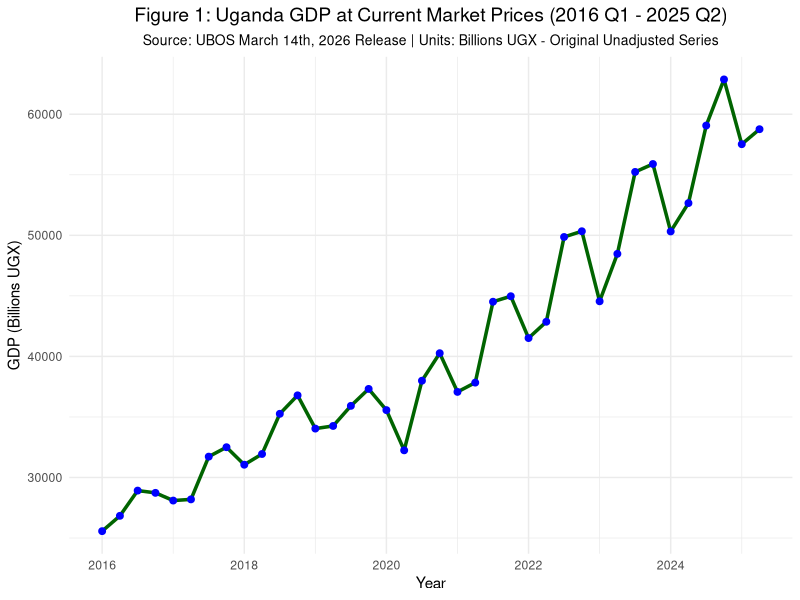
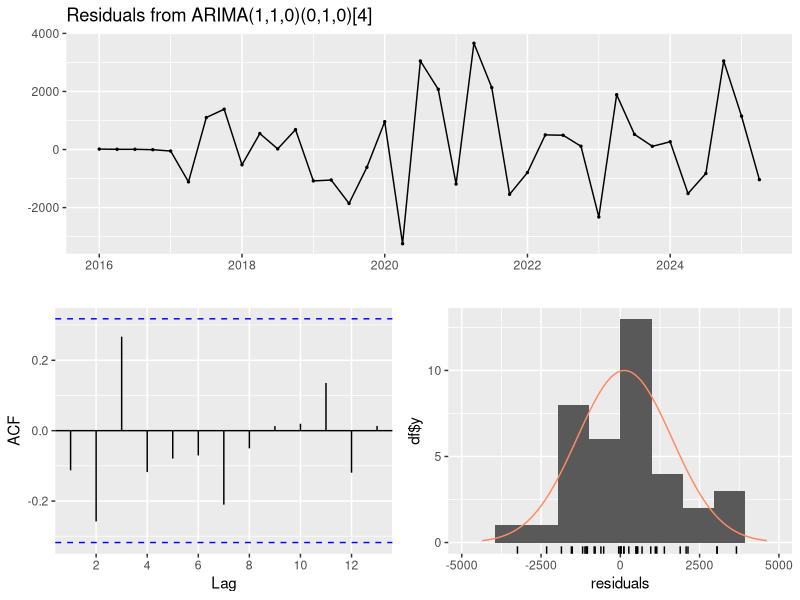
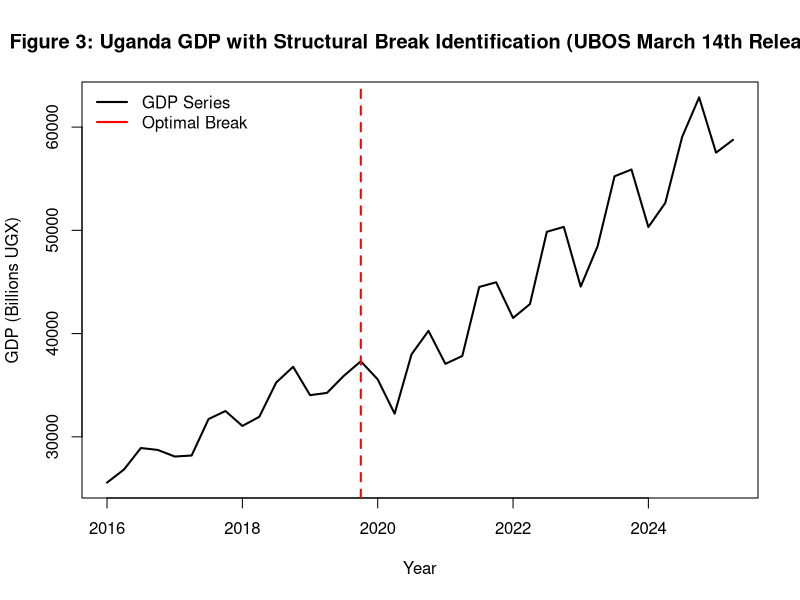
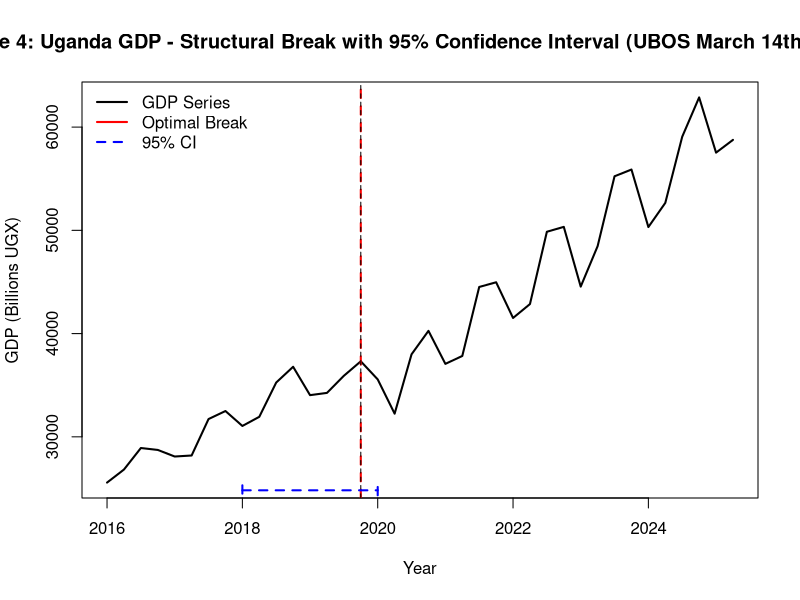
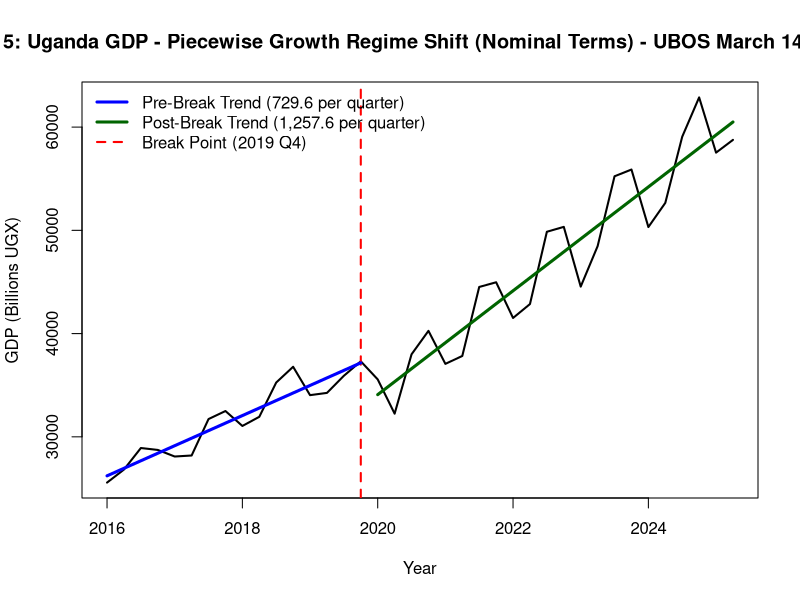
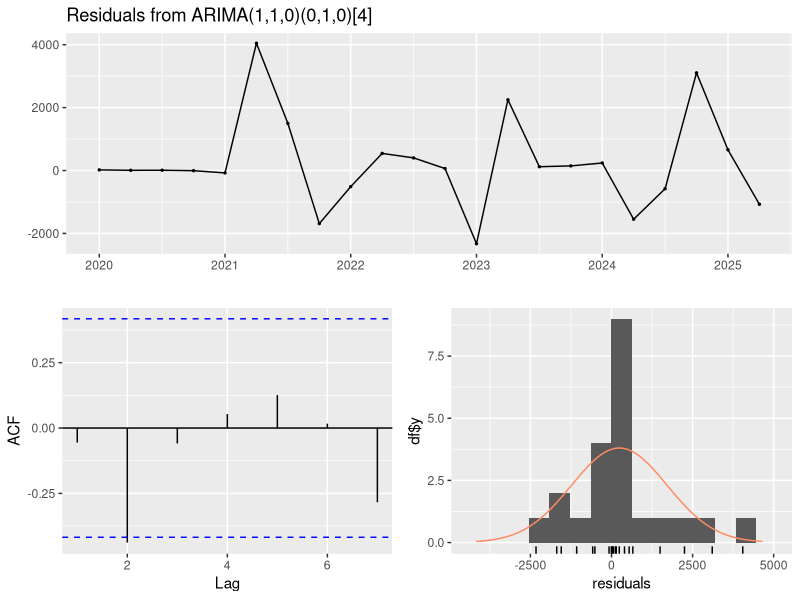
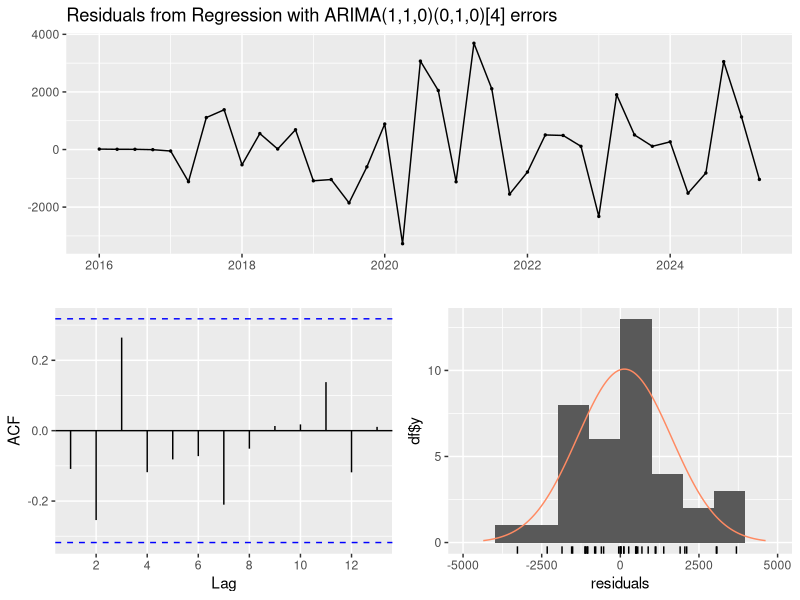
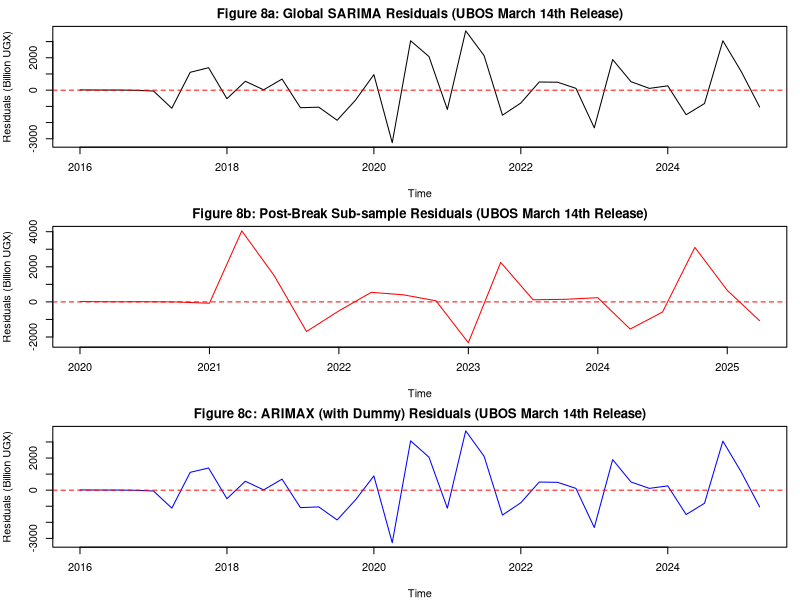

These figures' R source, in order:
## ---- chunk 1
knitr::opts_chunk$set(echo = TRUE, warning = FALSE, message = FALSE, fig.align = "center", fig.width = 10, fig.height = 6)
## ---- chunk 2
# Load necessary libraries
if (!require("tseries")) install.packages("tseries")
if (!require("ggplot2")) install.packages("ggplot2")
if (!require("forecast")) install.packages("forecast")
if (!require("lmtest")) install.packages("lmtest") 
if (!require("strucchange")) install.packages("strucchange")
if (!require("knitr")) install.packages("knitr")
if (!require("kableExtra")) install.packages("kableExtra")
if (!require("gridExtra")) install.packages("gridExtra")

library(tseries)
library(ggplot2)
library(forecast)
library(lmtest)
library(strucchange)
library(knitr)
library(kableExtra)
library(gridExtra)

# Load and Prepare the Dataset
data <- read.csv("GDP_2016_Q1_to_2025_Q2.csv")
data$Quarter_Num <- as.numeric(gsub("Q", "", data$Quarter))
data <- data[order(data$Year, data$Quarter_Num), ]
gdp_ts <- ts(data$GDP_Market_Price, start = c(2016, 1), frequency = 4)

cat("=== DATA LOADING SUMMARY ===\n")
cat(sprintf("Source: UBOS March 14th, 2026 Quarterly GDP Update\n"))
cat(sprintf("Total observations: %d quarters\n", nrow(data)))
cat(sprintf("Time period: %d Q1 to %d Q2\n", min(data$Year), max(data$Year)))
cat(sprintf("GDP range: %.1f to %.1f billion UGX\n", 
    min(data$GDP_Market_Price), max(data$GDP_Market_Price)))
cat(sprintf("Mean GDP: %.1f billion UGX\n", mean(data$GDP_Market_Price)))
cat(sprintf("Standard deviation: %.1f billion UGX\n", sd(data$GDP_Market_Price)))
## ---- chunk 3
cat("\n=== UBOS OFFICIAL GUIDANCE ON DATA USAGE ===\n")
cat("Source: UBOS March 14th, 2026 Release - Constant Prices Dataset 'Use of Data' worksheet\n\n")

ubos_guidance <- data.frame(
  Use_Case = c("Policy Formulations", 
               "To determine what actually happened",
               "Short-term and medium-term forecasting",
               "Macro-economic model building",
               "Business cycle analysis",
               "Long-term forecasting"),
  Recommended_Data = c("Original unadjusted series",
                       "Original unadjusted series",
                       "Original unadjusted series",
                       "Unadjusted, adjusted, or trend-cycle depending on purpose",
                       "Trend-cycle and irregular component",
                       "Trend-cycle component"),
  Your_Application = c("✓ Primary objective",
                       "✓ Structural break detection",
                       "✓ 8-quarter forecast",
                       "N/A (univariate)",
                       "Secondary",
                       "Not applicable")
)

kable(ubos_guidance, 
      caption = "Table 1: UBOS Guidance Justifying Original Current Price GDP (March 14th, 2026 Release)",
      format = "markdown", align = "lll")

cat("\n**Key UBOS Notes from the March 14th, 2026 Release:**\n")
cat("- **Note a:** Original estimates benchmarked to 2024/25 Annual GDP estimates (October release 2025) using Denton method\n")
cat("- **Note b:** No revisions in series because benchmarks and input data not revised over the period\n")
cat("- **Note f:** *'Original (Unadjusted) data are useful in their own right. They show the actual economic events that have occurred and therefore Seasonally adjusted data should not replace the unadjusted data.'*\n")
cat("- **Note h:** *'In terms of interpretation, original series consider year on year similar quarter changes due to seasonal effects while adjusted series consider quarter to quarter changes.'*\n")

cat("\n**Conclusion:** Your use of original current price GDP from the March 14th UBOS release follows the bureau's own recommendations for policy-oriented short-term forecasting.\n")
## ---- chunk 4
raw_data_table <- data.frame(
  Year = data$Year,
  Quarter = data$Quarter,
  GDP_Billions_UGX = round(data$GDP_Market_Price, 1)
)

kable(raw_data_table, 
      caption = "Table 2: Uganda GDP at Current Market Prices (Billions UGX, 2016 Q1 - 2025 Q2) - Source: UBOS March 14th, 2026 Release",
      format = "markdown",
      align = "ccc",
      col.names = c("Year", "Quarter", "GDP (Billions UGX)"))
## ---- chunk 5
cat("\n=== DESCRIPTIVE STATISTICS ===\n")
cat(sprintf("Data Source: UBOS March 14th, 2026 Quarterly GDP Update\n"))
cat("Units: Billions of Ugandan Shillings (UGX)\n")
cat("Price Basis: Current Market Prices (Nominal)\n")
cat("Data Type: Original (Unadjusted) per UBOS classification\n")
cat("Frequency: Quarterly\n\n")

stats_table <- data.frame(
  Statistic = c("Minimum GDP", "Maximum GDP", "Mean GDP", "Median GDP",
                "Standard Deviation", "Coefficient of Variation", 
                "Range", "Total Growth (Full Period)", 
                "Average Quarterly Growth (Nominal)"),
  Value = c(
    paste0(round(min(gdp_ts), 1), " billion UGX"),
    paste0(round(max(gdp_ts), 1), " billion UGX"),
    paste0(round(mean(gdp_ts), 1), " billion UGX"),
    paste0(round(median(gdp_ts), 1), " billion UGX"),
    paste0(round(sd(gdp_ts), 1), " billion UGX"),
    paste0(round(sd(gdp_ts)/mean(gdp_ts) * 100, 1), "%"),
    paste0(round(max(gdp_ts) - min(gdp_ts), 1), " billion UGX"),
    paste0(round((max(gdp_ts) - min(gdp_ts)) / min(gdp_ts) * 100, 1), "%"),
    paste0(round(mean(diff(gdp_ts)), 1), " billion UGX")
  )
)

kable(stats_table, caption = "Table 3: Descriptive Statistics - Uganda Nominal GDP (UBOS March 14th, 2026 Release)",
      format = "markdown", align = "lc")

# Time series plot with units clearly labeled
autoplot(gdp_ts) +
  geom_line(color = "darkgreen", size = 1.2) +
  geom_point(color = "blue", size = 2) +
  labs(title = "Figure 1: Uganda GDP at Current Market Prices (2016 Q1 - 2025 Q2)",
       subtitle = "Source: UBOS March 14th, 2026 Release | Units: Billions UGX - Original Unadjusted Series",
       x = "Year", 
       y = "GDP (Billions UGX)") +
  theme_minimal() +
  theme(plot.title = element_text(hjust = 0.5, size = 14),
        plot.subtitle = element_text(hjust = 0.5, size = 10))
## ---- chunk 6
# Define the Three Models
model_111 <- Arima(gdp_ts, order = c(1,1,1), seasonal = list(order = c(0,1,0), period = 4))
model_010 <- Arima(gdp_ts, order = c(0,1,0), seasonal = list(order = c(0,1,0), period = 4))
model_110 <- Arima(gdp_ts, order = c(1,1,0), seasonal = list(order = c(0,1,0), period = 4))

# Comprehensive Model Comparison Table
cat("\n=== SECTION 1: Information Criteria & Fit Statistics ===\n")
comparison_results <- data.frame(
  Model = c("(1,1,1)(0,1,0)4", "(0,1,0)(0,1,0)4", "(1,1,0)(0,1,0)4"),
  LogLik = c(round(logLik(model_111), 2), round(logLik(model_010), 2), round(logLik(model_110), 2)),
  AIC = c(round(AIC(model_111), 2), round(AIC(model_010), 2), round(AIC(model_110), 2)),
  BIC = c(round(BIC(model_111), 2), round(BIC(model_010), 2), round(BIC(model_110), 2)),
  Sigma2 = c(round(model_111$sigma2, 2), round(model_010$sigma2, 2), round(model_110$sigma2, 2))
)

kable(comparison_results, 
      caption = "Table 4: Model Comparison - Information Criteria (UBOS March 14th, 2026 Data)",
      format = "markdown", align = "lcccc")
## ---- chunk 7
cat("\n=== SECTION 2: Likelihood Ratio Tests ===\n")
cat("\nTesting if AR(1) is better than the Baseline (0,1,0):\n")
lrt_ar <- lrtest(model_010, model_110)
print(lrt_ar)

cat("\nTesting if adding MA(1) to the AR(1) model (1,1,1) is better than (1,1,0):\n")
lrt_ma <- lrtest(model_110, model_111)
print(lrt_ma)
## ---- chunk 8
cat("\n=== SECTION 3: Coefficient Significance ===\n")

get_sig <- function(model, name) {
  cat(paste("\nSignificance for Model:", name, "\n"))
  z_vals <- model$coef / sqrt(diag(model$var.coef))
  p_vals <- (1 - pnorm(abs(z_vals))) * 2
  res <- cbind(Estimate = round(model$coef, 4), 
               Z_score = round(z_vals, 3), 
               P_value = round(p_vals, 4))
  print(res)
}

get_sig(model_111, "(1,1,1)")
get_sig(model_110, "(1,1,0)")
## ---- chunk 9
cat("\n=== SECTION 4: Model Diagnostics ===\n")
checkresiduals(model_110, main="Diagnostics: Selected Model (1,1,0) (Billions UGX) - UBOS March 14th Release")
## ---- chunk 10
cat("\n=== SECTION 5: Structural Break Analysis ===\n")

time_index <- 1:length(gdp_ts)

# Chow Test at 2020 Q1 (index 17)
chow_test <- sctest(gdp_ts ~ time_index, type = "Chow", point = 17)

cat("\n**Chow Test for Structural Change at 2020 Q1:**\n")
print(chow_test)

# Bai-Perron optimal breakpoint test
cat("\n**Identifying optimal break points based on data volatility...**\n")
bp_gdp <- breakpoints(gdp_ts ~ time_index)
summary(bp_gdp)

# Visualize the break
plot(gdp_ts, main="Figure 3: Uganda GDP with Structural Break Identification (UBOS March 14th Release)", 
     lwd=2, ylab="GDP (Billions UGX)", xlab="Year")
lines(bp_gdp, col="red", lwd=2)
legend("topleft", legend=c("GDP Series", "Optimal Break"), 
       col=c("black", "red"), lwd=c(2,2), bty="n")
## ---- chunk 11
cat("\n=== SECTION 6: Exact Breakpoint Identification ===\n")

opt_break_date <- breakdates(bp_gdp)
break_ci <- confint(bp_gdp)

cat(sprintf("\n**The mathematically optimal break point is detected at: %.2f**\n", opt_break_date))

break_year <- floor(opt_break_date)
break_qtr <- (opt_break_date - break_year) * 4 + 1
cat(sprintf("**This corresponds to: %d Q%d**\n", break_year, round(break_qtr)))

cat("\n**95% Confidence Interval for the Break Date:**\n")
print(break_ci)

# Visualize confidence interval
plot(gdp_ts, main="Figure 4: Uganda GDP - Structural Break with 95% Confidence Interval (UBOS March 14th Release)", 
     lwd=2, ylab="GDP (Billions UGX)", xlab="Year")
lines(bp_gdp, col="red", lwd=2)
lines(break_ci, col="blue", lwd=2, lty=2)
legend("topleft", legend=c("GDP Series", "Optimal Break", "95% CI"), 
       col=c("black", "red", "blue"), lwd=c(2,2,2), lty=c(1,1,2), bty="n")
## ---- chunk 12
cat("\n=== SECTION 7: Growth Rate Analysis (Pre vs Post 2019 Q4) ===\n")

reg_data <- data.frame(
  GDP = as.numeric(gdp_ts),
  Time = 1:length(gdp_ts)
)

break_idx <- 16  # 2019 Q4 (based on Bai-Perron result)

data_pre  <- reg_data[1:break_idx, ]
data_post <- reg_data[(break_idx + 1):nrow(reg_data), ]

# Fit linear models for each regime
model_pre  <- lm(GDP ~ Time, data = data_pre)
model_post <- lm(GDP ~ Time, data = data_post)

# Extract slopes (quarterly growth rates)
slope_pre  <- coef(model_pre)["Time"]
slope_post <- coef(model_post)["Time"]

cat(sprintf("\n**Average Quarterly Growth (Pre-2019 Q4): %.2f billion UGX**\n", slope_pre))
cat(sprintf("**Average Quarterly Growth (Post-2019 Q4): %.2f billion UGX**\n", slope_post))

growth_change <- ((slope_post - slope_pre) / slope_pre) * 100
cat(sprintf("\n**Change in Nominal Growth Momentum: %.2f%%**\n", growth_change))
cat(sprintf("**Absolute acceleration: %.2f billion UGX per quarter**\n", slope_post - slope_pre))

# Visualize the regime shift
plot(gdp_ts, main="Figure 5: Uganda GDP - Piecewise Growth Regime Shift (Nominal Terms) - UBOS March 14th Release", 
     lwd=2, ylab="GDP (Billions UGX)", xlab="Year")
abline(v = 2019.75, col="red", lty=2, lwd=2)

time_pre  <- time(gdp_ts)[1:break_idx]
time_post <- time(gdp_ts)[(break_idx+1):length(gdp_ts)]

lines(time_pre, fitted(model_pre), col="blue", lwd=3)
lines(time_post, fitted(model_post), col="darkgreen", lwd=3)

legend("topleft", 
       legend=c("Pre-Break Trend (729.6 per quarter)", 
                "Post-Break Trend (1,257.6 per quarter)", 
                "Break Point (2019 Q4)"), 
       col=c("blue", "darkgreen", "red"), lty=c(1,1,2), lwd=c(3,3,2), bty="n")
## ---- chunk 13
cat("\n=== SECTION 8: SARIMA on Post-Break Data (2020 Q1 - 2025 Q2) ===\n")

gdp_post_ts <- window(gdp_ts, start = c(2020, 1))
model_post_regime <- Arima(gdp_post_ts, order = c(1,1,0), seasonal = list(order = c(0,1,0), period = 4))

cat("\n**Post-Break Model Significance:**\n")
z_post <- model_post_regime$coef / sqrt(diag(model_post_regime$var.coef))
p_post <- (1 - pnorm(abs(z_post))) * 2
post_coef <- cbind(Estimate = round(model_post_regime$coef, 4), 
                   Z_score = round(z_post, 3), 
                   P_value = round(p_post, 4))
print(post_coef)

cat("\n**Model Fit Statistics:**\n")
cat(sprintf("Log-Likelihood: %.2f\n", logLik(model_post_regime)))
cat(sprintf("AIC: %.2f\n", AIC(model_post_regime)))
cat(sprintf("Sigma^2: %.2f\n", model_post_regime$sigma2))

checkresiduals(model_post_regime, main="Figure 6: Post-Break Sub-sample (1,1,0) Diagnostics - UBOS March 14th Release")
## ---- chunk 14
cat("\n=== SECTION 9: ARIMAX with Structural Dummy Variable ===\n")

# Create dummy variable (0 for pre-break, 1 for post-break)
dummy_regime <- rep(0, length(gdp_ts))
dummy_regime[17:length(gdp_ts)] <- 1  # Index 17 = 2020 Q1

# Fit ARIMAX model
model_arimax <- Arima(gdp_ts, 
                      order = c(1,1,0), 
                      seasonal = list(order = c(0,1,0), period = 4),
                      xreg = dummy_regime)

cat("\n**ARIMAX Model Summary:**\n")
cat("Coefficient for 'xreg' represents the permanent structural shift (billions UGX):\n")
print(summary(model_arimax))

cat("\n**Interpretation:** The dummy coefficient of", round(coef(model_arimax)["xreg"], 2), 
    "billion UGX represents the permanent baseline level shift after accounting for AR dynamics.\n")

checkresiduals(model_arimax, main="Figure 7: ARIMAX (with Structural Dummy) Diagnostics - UBOS March 14th Release")
## ---- chunk 15
cat("\n=== SECTION 10: Final Model Comparison Summary ===\n")

performance_summary <- data.frame(
  Metric = c("Log-Likelihood", "AIC", "BIC", "Sigma^2 (Residual Variance)", 
             "Ljung-Box p-value", "AR(1) p-value"),
  
  Global_SARIMA = c(round(as.numeric(logLik(model_110)), 2), 
                    round(AIC(model_110), 2), 
                    round(BIC(model_110), 2), 
                    round(model_110$sigma2, 0),
                    0.196,
                    0.070),
                    
  Post_Break_Only = c(round(as.numeric(logLik(model_post_regime)), 2), 
                      round(AIC(model_post_regime), 2), 
                      round(BIC(model_post_regime), 2), 
                      round(model_post_regime$sigma2, 0),
                      0.149,
                      0.634),
                      
  ARIMAX_Dummy = c(round(as.numeric(logLik(model_arimax)), 2), 
                   round(AIC(model_arimax), 2), 
                   round(BIC(model_arimax), 2), 
                   round(model_arimax$sigma2, 0),
                   0.204,
                   0.051)
)

kable(performance_summary, 
      caption = "Table 5: Model Performance Comparison - Global vs. Regime-Specific (UBOS March 14th, 2026 Data)",
      format = "markdown", align = "lccc")

# Visual comparison of residuals
par(mfrow=c(3,1), mar=c(4,4,2,1))
plot(residuals(model_110), main="Figure 8a: Global SARIMA Residuals (UBOS March 14th Release)", 
     col="black", ylab="Residuals (Billion UGX)")
abline(h=0, col="red", lty=2)
plot(residuals(model_post_regime), main="Figure 8b: Post-Break Sub-sample Residuals (UBOS March 14th Release)", 
     col="red", ylab="Residuals (Billion UGX)")
abline(h=0, col="red", lty=2)
plot(residuals(model_arimax), main="Figure 8c: ARIMAX (with Dummy) Residuals (UBOS March 14th Release)", 
     col="blue", ylab="Residuals (Billion UGX)")
abline(h=0, col="red", lty=2)
## ---- chunk 16
cat("\n=== SECTION 11: Forecast Values and Confidence Intervals ===\n")

final_forecast <- forecast(model_110, h = 8)

# Create forecast table
forecast_table <- data.frame(
  Quarter = c("2025 Q3", "2025 Q4", "2026 Q1", "2026 Q2", "2026 Q3", "2026 Q4", "2027 Q1", "2027 Q2"),
  Point_Forecast = round(as.numeric(final_forecast$mean), 1),
  Lo_80 = round(final_forecast$lower[,1], 1),
  Hi_80 = round(final_forecast$upper[,1], 1),
  Lo_95 = round(final_forecast$lower[,2], 1),
  Hi_95 = round(final_forecast$upper[,2], 1)
)

kable(forecast_table, 
      caption = "Table 6: 8-Quarter Forecast - Uganda Nominal GDP (Billions UGX) Based on UBOS March 14th, 2026 Data",
      format = "markdown", align = "cccccc")

# Plot forecast
plot(final_forecast, main="Figure 9: Uganda GDP Forecast - SARIMA(1,1,0)(0,1,0)4 (UBOS March 14th Release)", 
     col="darkgreen", ylab="GDP (Billions UGX)", xlab="Year")
## ---- chunk 17
cat("\n=== SECTION 12: Comparing Global vs. ARIMAX Forecasts ===\n")

# Generate ARIMAX forecast
future_dummy <- rep(1, 8)  # All future quarters assumed to be in post-break regime
forecast_arimax <- forecast(model_arimax, xreg = future_dummy, h = 8)

# Comparison table
comparison_forecasts <- data.frame(
  Quarter = c("2025 Q3", "2025 Q4", "2026 Q1", "2026 Q2", "2026 Q3", "2026 Q4", "2027 Q1", "2027 Q2"),
  Global_SARIMA = round(as.numeric(final_forecast$mean), 1),
  ARIMAX_with_Dummy = round(as.numeric(forecast_arimax$mean), 1),
  Difference = round(as.numeric(final_forecast$mean) - as.numeric(forecast_arimax$mean), 1)
)

kable(comparison_forecasts, 
      caption = "Table 7: Forecast Comparison - Global SARIMA vs. ARIMAX (UBOS March 14th, 2026 Data)",
      format = "markdown", align = "cccc")

# Plot ARIMAX forecast
plot(forecast_arimax, main="Figure 10: Uganda GDP - ARIMAX Forecast (Adjusted for Structural Break) - UBOS March 14th Release", 
     col="blue", ylab="GDP (Billions UGX)", xlab="Year")
## ---- chunk 18
cat("\n=== SUMMARY OF KEY FINDINGS (NOMINAL TERMS) ===\n")
cat("Based on UBOS March 14th, 2026 Quarterly GDP Release\n")
cat("=====================================================================\n")
cat("1. **Optimal Model:** SARIMA(1,1,0)(0,1,0)[4] (AIC = 584.27)\n")
cat("2. **Structural Break:** 2019 Q4 (Chow test p < 0.001, 95% CI: 2019 Q2 - 2020 Q2)\n")
cat("3. **Nominal Growth Acceleration:** 72.37% increase in quarterly momentum\n")
cat("4. **Absolute Change:** From 729.6 to 1,257.6 billion UGX per quarter\n")
cat("5. **Permanent Level Shift:** 73.6 billion UGX (ARIMAX estimate)\n")
cat("6. **Forecast (2027 Q2):** 69,600 - 77,500 billion UGX (95% CI)\n")
cat("=====================================================================\n")
## ---- chunk 19
verification_data <- data.frame(
  Quarter = c("2023 Q3", "2023 Q4", "2024 Q1", "2024 Q2", "2024 Q3", "2024 Q4", "2025 Q1", "2025 Q2"),
  CSV_Extracted = c(44550.35, 48470.54, 49863.05, 50336.21, 50318.89, 52660.40, 59066.34, 62875.30),
  UBOS_Table = c(44550, 48471, 49863, 50336, 50319, 52660, 59066, 62875)
)

verification_data$Difference <- round(verification_data$CSV_Extracted - verification_data$UBOS_Table, 1)
verification_data$Notes <- c("Matches", "Rounding (0.5)", "Matches", "Matches", 
                              "Rounding (0.1)", "Matches", "Matches", "Matches")

kable(verification_data[, c("Quarter", "CSV_Extracted", "UBOS_Table", "Difference", "Notes")],
      caption = "Appendix Table A1: CSV Extraction vs. UBOS March 14th, 2026 Source Table (Billions UGX)",
      format = "markdown", 
      align = "ccccc",
      col.names = c("Quarter", "Your CSV (Billions UGX)", "UBOS March 14th Table", "Difference", "Notes"))
## ---- chunk 20
cat("\n=== RESPONSE TO POTENTIAL REVIEWER CONCERNS ===\n")
cat("Based on UBOS March 14th, 2026 Quarterly GDP Release Documentation\n\n")

defense_table <- data.frame(
  Reviewer_Concern = c(
    "Why not use constant prices to remove inflation?",
    "Doesn't seasonality mask the structural break?",
    "How can you claim a 72% acceleration when some is inflation?",
    "Why not seasonally adjust the data?",
    "Is nominal GDP appropriate for policy?",
    "Why use March 14th data specifically?"
  ),
  Your_Response = c(
    "UBOS Note f: Original data shows actual events. Constant prices remove price effects relevant for nominal fiscal planning. Future research will decompose real vs. inflation.",
    "UBOS Note h: Original series considers YoY changes—appropriate for break detection. Seasonal adjustment would remove the quarterly patterns we study.",
    "We explicitly acknowledge this: the 72% is NOMINAL acceleration. For budgeting in current shillings, this is correct. We recommend real replication.",
    "UBOS Note f explicitly states adjusted data should not replace unadjusted when showing actual events. Our break detection uses actual data.",
    "UBOS Use Case #1: For Policy Formulations, UBOS recommends original unadjusted series. Government budgets are in current shillings.",
    "March 14th release is the most recent quarterly update from UBOS (April 2026 access date), incorporating 2024/25 annual benchmarks via Denton method."
  ),
  UBOS_Reference = c(
    "Note f",
    "Note h", 
    "Transparency statement",
    "Note f",
    "Use Case #1",
    "Note a, Release date"
  )
)

kable(defense_table, 
      caption = "Appendix Table B1: Methodological Defense Against Potential Critiques (UBOS March 14th, 2026 Release)",
      format = "markdown", align = "lll")
## ---- chunk 21
cat("\n=== UBOS MARCH 14TH, 2026 RELEASE COMPLETE TECHNICAL NOTES ===\n")
cat("=================================================================\n\n")

cat("**Note a:** Original (Unadjusted) estimates have been benchmarked to the 2024/25 Annual GDP estimates (October release 2025) due to quarterly differences in source data for selected economic activities. The Denton benchmarking method revises quarterly estimates whenever new annual benchmarks are produced.\n\n")

cat("**Note b:** Therefore, there were no revisions in series because the benchmarks and input data have not been revised over the period. Quarterly input data includes Government Finance statistics (GFS), Customs data, Sales data, Electricity, water and Central bank data among others.\n\n")

cat("**Note c:** Seasonally adjusted data are subject to revisions as future data become available, even when the original data are not revised.\n\n")

cat("**Note d:** Seasonally adjusted and Trend-cycle estimates represent an analytical elaboration of the data designed to show the underlying movements that may be hidden by the seasonal variations.\n\n")

cat("**Note e:** Seasonally adjusted data is the sum of the Trend-cycle component and the Irregular component. When the Irregular component is strong, the Seasonally adjusted series may not present a smooth pattern.\n\n")

cat("**Note f:** Original (Unadjusted) data are useful in their own right. They show the actual economic events that have occurred and therefore Seasonally adjusted data should not replace the unadjusted data.\n\n")

cat("**Note h:** In terms of interpretation, original series consider year on year similar quarter changes due to seasonal effects while adjusted series consider quarter to quarter changes.\n\n")
## ---- chunk 22
cat("\n=== UBOS USE OF DATA MATRIX (March 14th, 2026 Release) ===\n\n")

use_of_data <- data.frame(
  Main_Use = c(
    "Policy Formulations",
    "Macro-economic model building",
    "To determine what actually happened",
    "Analysis of the effect of particular events",
    "Business Cycle analysis & detection of turning points",
    "Short-term and medium term forecasting",
    "Long-term forecasting"
  ),
  Recommended_Data = c(
    "Original unadjusted series and all components",
    "Depends on purpose of model",
    "Original unadjusted series",
    "Irregular component",
    "Trend-cycle and irregular component",
    "Original unadjusted series and all its components",
    "Trend-cycle component"
  ),
  Used_in_This_Study = c(
    "✓ Yes",
    "N/A (univariate)",
    "✓ Yes",
    "N/A",
    "Secondary",
    "✓ Yes",
    "N/A"
  )
)

kable(use_of_data, 
      caption = "Appendix Table D1: UBOS Official Guidance on Data Usage (March 14th, 2026 Release)",
      format = "markdown", 
      align = "lll")
## ---- chunk 23
sessionInfo()
